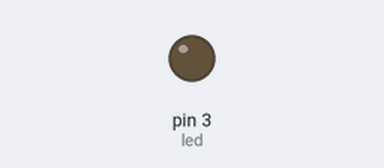
Bench run of a sketch on a simulated Arduino Uno, built with avr-gcc and run on an emulated ATmega328P. On the bench: output pins drawn as LEDs (lit = HIGH).

Above: at 0.05 s.
At 2.0 s:
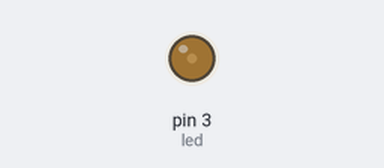
Timing chart, 0 to 6.9 s (numbered marks = the images above):
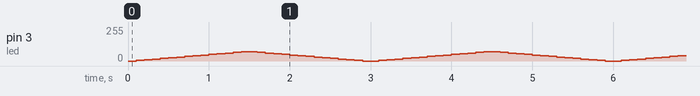

The sketch:

________123.ino
```cpp
const int led = 3;
void setup() {

}

void loop() {
  for(int fadeValue = 0;fadeValue <= 70; fadeValue = fadeValue + 5)
  {
    analogWrite(led,fadeValue);
    delay(100);
  }
  for(int fadeValue = 70;fadeValue >= 0; fadeValue = fadeValue - 5)
  {
    analogWrite(led,fadeValue);
    delay(100);
  }
  }
```
